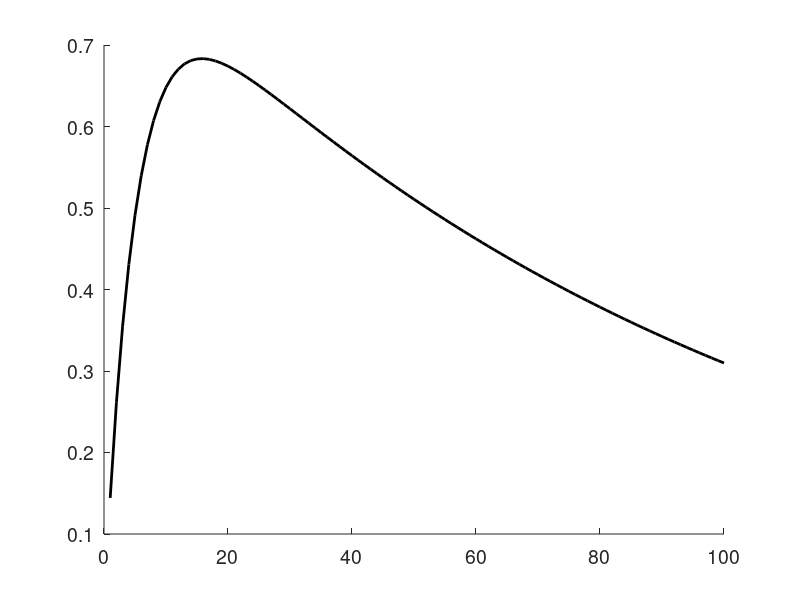

Write MATLAB code to recreate this figure. (Note: this script raises an error after producing the figure.)
%%%%%%%%%%%%%%%%%%%%%%%%%%
% Check a single example %
%%%%%%%%%%%%%%%%%%%%%%%%%%
%% Generate a random example
figure('Position', [50, 50, 700, 300])
hold all
set(gca, 'FontSize', 14)

% Create an example
Occ = 0.8;
K1 = 0.2;
K2 = 0.01;
m = [1:100];
y = Occ * K1/(K1-K2)*(exp(-K2*m) - exp(-K1*m));

% Add noise - uniform distribution between -y/10 and +y/10 (10% relative error)
% Set a seed for the random number generation
seed = 101;
rng(seed);
y_noise = y .* (0.9 + 0.2*rand(1, length(y)));

l(1) = plot(m, y, 'k-', 'linewidth', 2);


%%%%%%%%%%%%%%%%%%%%%%%%%%%%
% Fit using 15 data points %
%%%%%%%%%%%%%%%%%%%%%%%%%%%%
N_points = 15;
sample_points = round(linspace(3,70,N_points));
xdata = m(sample_points);
ydata = y_noise(sample_points);

% Fit parameters: O = x(1); k1 = x(2); k2 = (x(3)/100)
F = @(x, m) x(1) * x(2)/(x(2)-(x(3)/100))*(exp(-(x(3)/100)*m) - exp(-x(2)*m));
options = optimoptions('lsqcurvefit', 'Algorithm', 'trust-region-reflective', ...
    'TolX', 1e-20, 'TolFun', 1e-20, 'MaxFunctionEvaluations', 2000, 'MaxIterations', 1000, 'Display', 'off');
lb = [0.01, 0.01, 0.01];
ub = [1,      50,   50];
x0 = [0.65,  0.6,    1];

x = lsqcurvefit(F, x0, xdata, ydata, lb, ub, options);
y_fit = F(x,m);
l(4) = plot(m, y_fit, 'r', 'linewidth', 1);

plot(m(sample_points), y_noise(sample_points), ...
    'ro', 'MarkerFaceColor','r')


%%%%%%%%%%%%%%%%%%%%%%%%%%%%
% Fit using 10 data points %
%%%%%%%%%%%%%%%%%%%%%%%%%%%%
N_points = 10;
sample_points = round(linspace(2,65,N_points));
xdata = m(sample_points);
ydata = y_noise(sample_points);

% Fit parameters
x = lsqcurvefit(F, x0, xdata, ydata, lb, ub, options);
y_fit = F(x,m);
l(3) = plot(m, y_fit, 'g', 'linewidth', 1);

plot(m(sample_points), y_noise(sample_points), ...
    'go', 'MarkerFaceColor','g')


%%%%%%%%%%%%%%%%%%%%%%%%%%%
% Fit using 5 data points %
%%%%%%%%%%%%%%%%%%%%%%%%%%%
N_points = 5;
sample_points = round(linspace(1,60,N_points));
xdata = m(sample_points);
ydata = y_noise(sample_points);

% Fit parameters
x = lsqcurvefit(F, x0, xdata, ydata, lb, ub, options);
y_fit = F(x,m);
l(2) = plot(m, y_fit, 'b', 'linewidth', 1);

plot(m(sample_points), y_noise(sample_points), ...
    'bo', 'MarkerFaceColor','b')


hLegend = legend(l, {'Real function', 'Fitted function (5 data points)', 'Fitted function (10 data points)', 'Fitted function (15 data points)'}, 'location', 'EO');
xlim([0 70])
xlabel('[E]t (arbitrary units)')
ylabel('N/C')

set(gcf, 'PaperPositionMode', 'auto')
print(gcf, '-depsc', '-painters', 'Fit_with_noise.eps');

%% Fit parameters 100000 times and get statistics of the fit
% Set a seed for the random number generation
seed = 101;
rng(seed);

noSims = 100000;

Occ_vector = nan(1, noSims);
K1_vector = nan(1, noSims);
K2_vector = nan(1, noSims);
  
Occ_5 = nan(1, noSims);
K1_5 = nan(1, noSims);
K2_5 = nan(1, noSims);
RMSE_5 = nan(1, noSims);

Occ_10 = nan(1, noSims);
K1_10 = nan(1, noSims);
K2_10 = nan(1, noSims);
RMSE_10 = nan(1, noSims);

Occ_15 = nan(1, noSims);
K1_15 = nan(1, noSims);
K2_15 = nan(1, noSims);
RMSE_15 = nan(1, noSims);


%%%%%%%%%%%%%%%%%%%%%%%%%%%%%%
fprintf('\t Completion: ');
showTimeToCompletion; 
startTime = tic;
p = parfor_progress(noSims);
%%%%%%%%%%%%%%%%%%%%%%%%%%%%%%

parfor i = 1:noSims
    
    Occ = 0.5 + 0.5*rand();    % a random value between 10-90 percentiles of the real values
    K1 = 0.3 + 0.7*rand();     % a random value between 10-90 percentiles of the real values
    K2 = 0.002 + 0.027*rand(); % a random value between 10-90 percentiles of the real values
    
    Occ_vector(i) = Occ;
    K1_vector(i) = K1;
    K2_vector(i) = K2;

    m = [1:100];
    y = Occ * K1/(K1-K2)*(exp(-K2*m) - exp(-K1*m));
    y_noise = y .* (0.9 + 0.2*rand(1, length(y)));
    
        
    %%%%%%%%%%%%%%%%%%%%%%%%%%%
    % Fit using 5 data points %
    %%%%%%%%%%%%%%%%%%%%%%%%%%%
    sample_points = round(linspace(1,60,5));
    xdata = m(sample_points);
    ydata = y_noise(sample_points);
    
    % Fit parameters
    x = lsqcurvefit(F, x0, xdata, ydata, lb, ub, options);
    yfit = F(x,m)
    RMSE_5(i) = sqrt(mean((y - yfit).^2)); 
    Occ_5(i) = x(1);
    K1_5(i)  = x(2);
    K2_5(i)  = x(3)/100;
    
    
    %%%%%%%%%%%%%%%%%%%%%%%%%%%%
    % Fit using 10 data points %
    %%%%%%%%%%%%%%%%%%%%%%%%%%%%
    sample_points = round(linspace(1,60,10));
    xdata = m(sample_points);
    ydata = y_noise(sample_points);
    
    % Fit parameters
    x = lsqcurvefit(F, x0, xdata, ydata, lb, ub, options);
    yfit = F(x,m)
    RMSE_10(i) = sqrt(mean((y - yfit).^2)); 
    Occ_10(i) = x(1);
    K1_10(i)  = x(2);
    K2_10(i)  = x(3)/100;
    
    
    %%%%%%%%%%%%%%%%%%%%%%%%%%%%
    % Fit using 15 data points %
    %%%%%%%%%%%%%%%%%%%%%%%%%%%%
    sample_points = round(linspace(1,60,15));
    xdata = m(sample_points);
    ydata = y_noise(sample_points);
    
    % Fit parameters
    x = lsqcurvefit(F, x0, xdata, ydata, lb, ub, options);
    yfit = F(x,m)
    RMSE_15(i) = sqrt(mean((y - yfit).^2)); 
    Occ_15(i) = x(1);
    K1_15(i)  = x(2);
    K2_15(i)  = x(3)/100;
    
    %%%%%%%%%%%%%%%%%%%%%%%%%%%%%%
    p = parfor_progress;
    showTimeToCompletion(p/100, [], [], startTime);
    %%%%%%%%%%%%%%%%%%%%%%%%%%%%%%
end

%%
Occ_error_15 = abs(Occ_15-Occ_vector)./Occ_vector;
Occ_error_10 = abs(Occ_10-Occ_vector)./Occ_vector;
Occ_error_5 = abs(Occ_5-Occ_vector)./Occ_vector;

K1_error_15  = abs(K1_15-K1_vector)./K1_vector;
K1_error_10  = abs(K1_10-K1_vector)./K1_vector;
K1_error_5  = abs(K1_5-K1_vector)./K1_vector;

K2_error_15  = abs(K2_15-K2_vector)./K2_vector;
K2_error_10  = abs(K2_10-K2_vector)./K2_vector;
K2_error_5  = abs(K2_5-K2_vector)./K2_vector;

save('Sim_results.mat', 'K1_10', 'K1_15', 'K1_5', 'K1_error_10', 'K1_error_15', 'K1_error_5', 'K1_vector', ...
    'K2_10', 'K2_15', 'K2_5', 'K2_error_10', 'K2_error_15', 'K2_error_5', 'K2_vector', ...
    'Occ_10', 'Occ_15', 'Occ_5', 'Occ_error_10', 'Occ_error_15', 'Occ_error_5', 'Occ_vector', ...
    'RMSE_5', 'RMSE_10', 'RMSE_15', 'noSims');


%%
Error = 100*[Occ_error_5, Occ_error_10, Occ_error_15, K1_error_5, K1_error_10, K1_error_15, K2_error_5, K2_error_10, K2_error_15];
Num_of_points = [5*ones(1, noSims), 10*ones(1, noSims), 15*ones(1, noSims), 5*ones(1, noSims), 10*ones(1, noSims), 15*ones(1, noSims), 5*ones(1, noSims), 10*ones(1, noSims), 15*ones(1, noSims)];
[Parameter{[1:3*noSims]}] = deal('O');
[Parameter{3*noSims+[1:3*noSims]}] = deal('K1');
[Parameter{6*noSims+[1:3*noSims]}] = deal('K2');

clear g
g = gramm('x',Num_of_points, ...
          'y',Error, ...
          'color',Parameter);
          
g.stat_boxplot();
g.axe_property('XLim',[3 17],'YLim',[0 35]);
g.set_names('color','Parameter','x','Number of points','y','Relative error (%)');
figure('Position', [50, 50, 400, 300])
g.draw();

set(gcf, 'PaperPositionMode', 'auto')
print(gcf, '-depsc', '-painters', 'Fit_summary.eps');


%%
median(K1_error_5)  % 0.0897
median(K2_error_5)  % 0.0961
median(Occ_error_5) % 0.0555

median(K1_error_10)  % 0.0763
median(K2_error_10)  % 0.0640
median(Occ_error_10) % 0.0311

median(K1_error_15)  % 0.0765
median(K2_error_15)  % 0.0512
median(Occ_error_15) % 0.0242


%%
corr(Occ_vector(:), Occ_5(:))  % 0.9371
corr(K1_vector(:), K1_5(:))  % 0.9054
corr(K2_vector(:), K2_5(:))  % 0.9712

corr(Occ_vector(:), Occ_10(:)) % 0.9744
corr(K1_vector(:), K1_10(:)) % 0.9378
corr(K2_vector(:), K2_10(:)) % 0.9860

corr(Occ_vector(:), Occ_15(:)) % 0.9833
corr(K1_vector(:), K1_15(:)) % 0.9416
corr(K2_vector(:), K2_15(:)) % 0.9906
